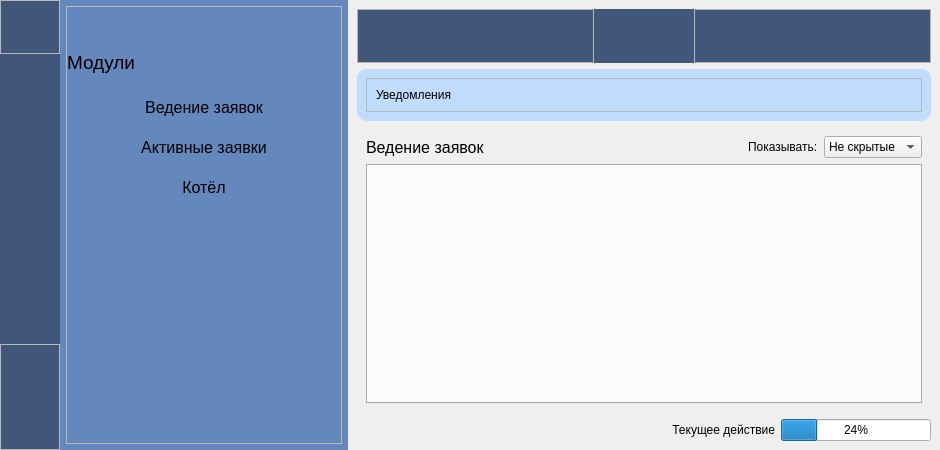
<?xml version="1.0" encoding="UTF-8"?>
<ui version="4.0">
 <class>MainWindow</class>
 <widget class="QMainWindow" name="MainWindow">
  <property name="geometry">
   <rect>
    <x>0</x>
    <y>0</y>
    <width>940</width>
    <height>450</height>
   </rect>
  </property>
  <property name="windowTitle">
   <string>Task Manager</string>
  </property>
  <property name="windowIcon">
   <iconset resource="resources.qrc">
    <normaloff>:/icons/src/icons/ico/light/paw.ico</normaloff>:/icons/src/icons/ico/light/paw.ico</iconset>
  </property>
  <property name="styleSheet">
   <string notr="true">*{
	
}
#leftMenuSubContainer{
	background-color:rgb(65, 87, 122)
}
#leftMenu{
	background-color: rgb(100, 135, 188)
}
#headerContainer{
	background-color: rgb(65, 87, 122);
}
#notificationContent{
	background-color: rgb(192, 220, 255);
	border-radius:10px;
	
}
QPushButton{
	padding: 2px 5px;

	border:none;
	background-color:transparent;
	background: none;
	padding: 0;
	margin:0;
	
}
QPushButton:hover{
	background-color: rgb(235, 235, 235);
	left: -2px;
}
QPushButton::menu-indicator {
	 image: none;
}

QToolTip { 
	background-color: white; 
	color: black; 
	border: black solid 1px
}</string>
  </property>
  <widget class="QWidget" name="centralwidget">
   <layout class="QHBoxLayout" name="horizontalLayout">
    <property name="spacing">
     <number>0</number>
    </property>
    <property name="leftMargin">
     <number>0</number>
    </property>
    <property name="topMargin">
     <number>0</number>
    </property>
    <property name="rightMargin">
     <number>0</number>
    </property>
    <property name="bottomMargin">
     <number>0</number>
    </property>
    <item alignment="Qt::AlignLeft">
     <widget class="QWidget" name="leftMenuContainer" native="true">
      <layout class="QHBoxLayout" name="horizontalLayout_2">
       <property name="spacing">
        <number>0</number>
       </property>
       <property name="leftMargin">
        <number>0</number>
       </property>
       <property name="topMargin">
        <number>0</number>
       </property>
       <property name="rightMargin">
        <number>0</number>
       </property>
       <property name="bottomMargin">
        <number>0</number>
       </property>
       <item alignment="Qt::AlignLeft">
        <widget class="QWidget" name="leftMenuSubContainer" native="true">
         <layout class="QVBoxLayout" name="verticalLayout">
          <property name="spacing">
           <number>0</number>
          </property>
          <property name="leftMargin">
           <number>0</number>
          </property>
          <property name="topMargin">
           <number>0</number>
          </property>
          <property name="rightMargin">
           <number>0</number>
          </property>
          <property name="bottomMargin">
           <number>0</number>
          </property>
          <item alignment="Qt::AlignTop">
           <widget class="QFrame" name="frame">
            <property name="frameShape">
             <enum>QFrame::StyledPanel</enum>
            </property>
            <property name="frameShadow">
             <enum>QFrame::Raised</enum>
            </property>
            <layout class="QVBoxLayout" name="verticalLayout_2">
             <property name="spacing">
              <number>0</number>
             </property>
             <property name="leftMargin">
              <number>6</number>
             </property>
             <property name="topMargin">
              <number>6</number>
             </property>
             <property name="rightMargin">
              <number>6</number>
             </property>
             <property name="bottomMargin">
              <number>6</number>
             </property>
             <item>
              <widget class="QPushButton" name="menuBtn">
               <property name="minimumSize">
                <size>
                 <width>40</width>
                 <height>40</height>
                </size>
               </property>
               <property name="maximumSize">
                <size>
                 <width>40</width>
                 <height>40</height>
                </size>
               </property>
               <property name="toolTip">
                <string>Список модулей</string>
               </property>
               <property name="text">
                <string/>
               </property>
               <property name="icon">
                <iconset resource="resources.qrc">
                 <normaloff>:/icons/src/icons/png/light/menu.png</normaloff>:/icons/src/icons/png/light/menu.png</iconset>
               </property>
               <property name="iconSize">
                <size>
                 <width>24</width>
                 <height>24</height>
                </size>
               </property>
              </widget>
             </item>
            </layout>
           </widget>
          </item>
          <item alignment="Qt::AlignBottom">
           <widget class="QFrame" name="frame_6">
            <property name="frameShape">
             <enum>QFrame::StyledPanel</enum>
            </property>
            <property name="frameShadow">
             <enum>QFrame::Raised</enum>
            </property>
            <layout class="QVBoxLayout" name="verticalLayout_8">
             <item>
              <widget class="QPushButton" name="settingsBtn">
               <property name="minimumSize">
                <size>
                 <width>40</width>
                 <height>40</height>
                </size>
               </property>
               <property name="maximumSize">
                <size>
                 <width>40</width>
                 <height>40</height>
                </size>
               </property>
               <property name="toolTip">
                <string>Настройки</string>
               </property>
               <property name="text">
                <string/>
               </property>
               <property name="icon">
                <iconset resource="resources.qrc">
                 <normaloff>:/icons/src/icons/png/light/gear.png</normaloff>:/icons/src/icons/png/light/gear.png</iconset>
               </property>
               <property name="iconSize">
                <size>
                 <width>24</width>
                 <height>24</height>
                </size>
               </property>
              </widget>
             </item>
             <item>
              <widget class="QPushButton" name="infoBtn">
               <property name="minimumSize">
                <size>
                 <width>40</width>
                 <height>40</height>
                </size>
               </property>
               <property name="maximumSize">
                <size>
                 <width>40</width>
                 <height>40</height>
                </size>
               </property>
               <property name="toolTip">
                <string>Информация о программе</string>
               </property>
               <property name="text">
                <string/>
               </property>
               <property name="icon">
                <iconset resource="resources.qrc">
                 <normaloff>:/icons/src/icons/png/light/info.png</normaloff>:/icons/src/icons/png/light/info.png</iconset>
               </property>
               <property name="iconSize">
                <size>
                 <width>24</width>
                 <height>24</height>
                </size>
               </property>
              </widget>
             </item>
            </layout>
           </widget>
          </item>
         </layout>
        </widget>
       </item>
       <item>
        <widget class="QWidget" name="leftMenu" native="true">
         <layout class="QVBoxLayout" name="verticalLayout_3" stretch="0">
          <property name="spacing">
           <number>6</number>
          </property>
          <property name="leftMargin">
           <number>6</number>
          </property>
          <property name="topMargin">
           <number>6</number>
          </property>
          <property name="rightMargin">
           <number>6</number>
          </property>
          <property name="bottomMargin">
           <number>6</number>
          </property>
          <item>
           <widget class="QFrame" name="frame_2">
            <property name="frameShape">
             <enum>QFrame::StyledPanel</enum>
            </property>
            <property name="frameShadow">
             <enum>QFrame::Raised</enum>
            </property>
            <layout class="QVBoxLayout" name="verticalLayout_4">
             <property name="spacing">
              <number>0</number>
             </property>
             <property name="leftMargin">
              <number>0</number>
             </property>
             <property name="topMargin">
              <number>0</number>
             </property>
             <property name="rightMargin">
              <number>0</number>
             </property>
             <property name="bottomMargin">
              <number>0</number>
             </property>
             <item alignment="Qt::AlignHCenter|Qt::AlignTop">
              <widget class="QStackedWidget" name="menuContents">
               <property name="layoutDirection">
                <enum>Qt::LeftToRight</enum>
               </property>
               <property name="currentIndex">
                <number>0</number>
               </property>
               <widget class="QWidget" name="modulesPage">
                <property name="layoutDirection">
                 <enum>Qt::LeftToRight</enum>
                </property>
                <layout class="QVBoxLayout" name="verticalLayout_10">
                 <property name="spacing">
                  <number>0</number>
                 </property>
                 <property name="leftMargin">
                  <number>0</number>
                 </property>
                 <property name="topMargin">
                  <number>0</number>
                 </property>
                 <property name="rightMargin">
                  <number>0</number>
                 </property>
                 <property name="bottomMargin">
                  <number>0</number>
                 </property>
                 <item>
                  <layout class="QVBoxLayout" name="verticalLayout_16">
                   <property name="spacing">
                    <number>10</number>
                   </property>
                   <property name="topMargin">
                    <number>0</number>
                   </property>
                   <item>
                    <widget class="QLabel" name="label">
                     <property name="maximumSize">
                      <size>
                       <width>16777215</width>
                       <height>40</height>
                      </size>
                     </property>
                     <property name="font">
                      <font>
                       <pointsize>14</pointsize>
                      </font>
                     </property>
                     <property name="text">
                      <string>Модули</string>
                     </property>
                    </widget>
                   </item>
                   <item>
                    <widget class="QPushButton" name="showTasksBtn">
                     <property name="minimumSize">
                      <size>
                       <width>0</width>
                       <height>30</height>
                      </size>
                     </property>
                     <property name="font">
                      <font>
                       <pointsize>12</pointsize>
                      </font>
                     </property>
                     <property name="text">
                      <string>Ведение заявок</string>
                     </property>
                    </widget>
                   </item>
                   <item>
                    <widget class="QPushButton" name="showActiveTasksBtn">
                     <property name="minimumSize">
                      <size>
                       <width>0</width>
                       <height>30</height>
                      </size>
                     </property>
                     <property name="font">
                      <font>
                       <pointsize>12</pointsize>
                      </font>
                     </property>
                     <property name="text">
                      <string>Активные заявки</string>
                     </property>
                    </widget>
                   </item>
                   <item>
                    <widget class="QPushButton" name="showPotBtn">
                     <property name="minimumSize">
                      <size>
                       <width>0</width>
                       <height>30</height>
                      </size>
                     </property>
                     <property name="font">
                      <font>
                       <pointsize>12</pointsize>
                      </font>
                     </property>
                     <property name="text">
                      <string>Котёл</string>
                     </property>
                    </widget>
                   </item>
                  </layout>
                 </item>
                </layout>
               </widget>
               <widget class="QWidget" name="settingsPage">
                <layout class="QVBoxLayout" name="verticalLayout_14">
                 <item>
                  <widget class="QLabel" name="label_6">
                   <property name="text">
                    <string>Разделы настроек</string>
                   </property>
                  </widget>
                 </item>
                 <item>
                  <widget class="QPushButton" name="generalBtn">
                   <property name="text">
                    <string>Основные</string>
                   </property>
                  </widget>
                 </item>
                 <item>
                  <widget class="QPushButton" name="connectionBtn">
                   <property name="text">
                    <string>Соединение</string>
                   </property>
                  </widget>
                 </item>
                 <item>
                  <widget class="QPushButton" name="otherBtn">
                   <property name="text">
                    <string>Другое</string>
                   </property>
                  </widget>
                 </item>
                </layout>
               </widget>
               <widget class="QWidget" name="page">
                <layout class="QVBoxLayout" name="verticalLayout_15">
                 <item>
                  <widget class="QLabel" name="label_7">
                   <property name="text">
                    <string>Информация о приложении</string>
                   </property>
                  </widget>
                 </item>
                 <item>
                  <widget class="QPlainTextEdit" name="plainTextEdit">
                   <property name="enabled">
                    <bool>false</bool>
                   </property>
                   <property name="plainText">
                    <string>Версия приложения: 2024_04_10</string>
                   </property>
                  </widget>
                 </item>
                </layout>
               </widget>
              </widget>
             </item>
            </layout>
           </widget>
          </item>
         </layout>
        </widget>
       </item>
      </layout>
     </widget>
    </item>
    <item>
     <widget class="QWidget" name="mainBodyContainer" native="true">
      <property name="sizePolicy">
       <sizepolicy hsizetype="Expanding" vsizetype="Preferred">
        <horstretch>0</horstretch>
        <verstretch>0</verstretch>
       </sizepolicy>
      </property>
      <layout class="QVBoxLayout" name="verticalLayout_5">
       <item>
        <widget class="QWidget" name="headerContainer" native="true">
         <layout class="QHBoxLayout" name="horizontalLayout_5">
          <property name="spacing">
           <number>0</number>
          </property>
          <property name="leftMargin">
           <number>0</number>
          </property>
          <property name="topMargin">
           <number>0</number>
          </property>
          <property name="rightMargin">
           <number>0</number>
          </property>
          <property name="bottomMargin">
           <number>0</number>
          </property>
          <item>
           <widget class="QFrame" name="frame_4">
            <property name="frameShape">
             <enum>QFrame::StyledPanel</enum>
            </property>
            <property name="frameShadow">
             <enum>QFrame::Raised</enum>
            </property>
            <layout class="QHBoxLayout" name="horizontalLayout_3">
             <property name="leftMargin">
              <number>6</number>
             </property>
             <property name="topMargin">
              <number>6</number>
             </property>
             <property name="rightMargin">
              <number>6</number>
             </property>
             <property name="bottomMargin">
              <number>6</number>
             </property>
             <item>
              <widget class="QPushButton" name="actionBtn">
               <property name="minimumSize">
                <size>
                 <width>40</width>
                 <height>40</height>
                </size>
               </property>
               <property name="maximumSize">
                <size>
                 <width>40</width>
                 <height>40</height>
                </size>
               </property>
               <property name="toolTip">
                <string>Действия</string>
               </property>
               <property name="text">
                <string/>
               </property>
               <property name="icon">
                <iconset resource="resources.qrc">
                 <normaloff>:/icons/src/icons/png/light/action.png</normaloff>:/icons/src/icons/png/light/action.png</iconset>
               </property>
               <property name="iconSize">
                <size>
                 <width>24</width>
                 <height>24</height>
                </size>
               </property>
              </widget>
             </item>
             <item>
              <widget class="QPushButton" name="addBtn">
               <property name="minimumSize">
                <size>
                 <width>40</width>
                 <height>40</height>
                </size>
               </property>
               <property name="maximumSize">
                <size>
                 <width>40</width>
                 <height>40</height>
                </size>
               </property>
               <property name="toolTip">
                <string>Добавить</string>
               </property>
               <property name="text">
                <string/>
               </property>
               <property name="icon">
                <iconset resource="resources.qrc">
                 <normaloff>:/icons/src/icons/png/light/add.png</normaloff>:/icons/src/icons/png/light/add.png</iconset>
               </property>
               <property name="iconSize">
                <size>
                 <width>24</width>
                 <height>24</height>
                </size>
               </property>
              </widget>
             </item>
             <item>
              <widget class="QPushButton" name="removeBtn">
               <property name="minimumSize">
                <size>
                 <width>40</width>
                 <height>40</height>
                </size>
               </property>
               <property name="maximumSize">
                <size>
                 <width>40</width>
                 <height>40</height>
                </size>
               </property>
               <property name="toolTip">
                <string>Убрать</string>
               </property>
               <property name="text">
                <string/>
               </property>
               <property name="icon">
                <iconset resource="resources.qrc">
                 <normaloff>:/icons/src/icons/png/light/remove.png</normaloff>:/icons/src/icons/png/light/remove.png</iconset>
               </property>
               <property name="iconSize">
                <size>
                 <width>24</width>
                 <height>24</height>
                </size>
               </property>
              </widget>
             </item>
             <item>
              <widget class="QPushButton" name="editBtn">
               <property name="minimumSize">
                <size>
                 <width>40</width>
                 <height>40</height>
                </size>
               </property>
               <property name="maximumSize">
                <size>
                 <width>40</width>
                 <height>40</height>
                </size>
               </property>
               <property name="toolTip">
                <string>Изменить</string>
               </property>
               <property name="text">
                <string/>
               </property>
               <property name="icon">
                <iconset resource="resources.qrc">
                 <normaloff>:/icons/src/icons/png/light/edit.png</normaloff>:/icons/src/icons/png/light/edit.png</iconset>
               </property>
               <property name="iconSize">
                <size>
                 <width>24</width>
                 <height>24</height>
                </size>
               </property>
              </widget>
             </item>
            </layout>
           </widget>
          </item>
          <item>
           <spacer name="horizontalSpacer">
            <property name="orientation">
             <enum>Qt::Horizontal</enum>
            </property>
            <property name="sizeType">
             <enum>QSizePolicy::Preferred</enum>
            </property>
            <property name="sizeHint" stdset="0">
             <size>
              <width>100</width>
              <height>20</height>
             </size>
            </property>
           </spacer>
          </item>
          <item>
           <widget class="QFrame" name="frame_5">
            <property name="frameShape">
             <enum>QFrame::StyledPanel</enum>
            </property>
            <property name="frameShadow">
             <enum>QFrame::Raised</enum>
            </property>
            <layout class="QHBoxLayout" name="horizontalLayout_4">
             <property name="spacing">
              <number>0</number>
             </property>
             <property name="leftMargin">
              <number>0</number>
             </property>
             <property name="topMargin">
              <number>0</number>
             </property>
             <property name="rightMargin">
              <number>0</number>
             </property>
             <property name="bottomMargin">
              <number>0</number>
             </property>
             <item>
              <widget class="QPushButton" name="notificationBtn">
               <property name="minimumSize">
                <size>
                 <width>40</width>
                 <height>40</height>
                </size>
               </property>
               <property name="maximumSize">
                <size>
                 <width>40</width>
                 <height>40</height>
                </size>
               </property>
               <property name="toolTip">
                <string>Уведомления</string>
               </property>
               <property name="text">
                <string/>
               </property>
               <property name="icon">
                <iconset resource="resources.qrc">
                 <normaloff>:/icons/src/icons/png/light/bell.png</normaloff>:/icons/src/icons/png/light/bell.png</iconset>
               </property>
               <property name="iconSize">
                <size>
                 <width>24</width>
                 <height>24</height>
                </size>
               </property>
              </widget>
             </item>
            </layout>
           </widget>
          </item>
         </layout>
        </widget>
       </item>
       <item>
        <widget class="QWidget" name="notificationContent" native="true">
         <property name="font">
          <font>
           <pointsize>10</pointsize>
          </font>
         </property>
         <layout class="QVBoxLayout" name="verticalLayout_6">
          <item>
           <widget class="QFrame" name="frame_3">
            <property name="frameShape">
             <enum>QFrame::StyledPanel</enum>
            </property>
            <property name="frameShadow">
             <enum>QFrame::Raised</enum>
            </property>
            <layout class="QVBoxLayout" name="verticalLayout_7">
             <item>
              <widget class="QLabel" name="label_2">
               <property name="text">
                <string>Уведомления</string>
               </property>
              </widget>
             </item>
            </layout>
           </widget>
          </item>
         </layout>
        </widget>
       </item>
       <item>
        <widget class="QWidget" name="mainBodyContent" native="true">
         <layout class="QVBoxLayout" name="verticalLayout_9">
          <property name="spacing">
           <number>0</number>
          </property>
          <property name="leftMargin">
           <number>0</number>
          </property>
          <property name="topMargin">
           <number>0</number>
          </property>
          <property name="rightMargin">
           <number>0</number>
          </property>
          <property name="bottomMargin">
           <number>0</number>
          </property>
          <item>
           <widget class="QStackedWidget" name="mainContents">
            <property name="currentIndex">
             <number>0</number>
            </property>
            <widget class="QWidget" name="taskManagerPage">
             <layout class="QVBoxLayout" name="verticalLayout_11">
              <item>
               <layout class="QHBoxLayout" name="horizontalLayout_7">
                <item>
                 <widget class="QLabel" name="label_4">
                  <property name="font">
                   <font>
                    <pointsize>12</pointsize>
                   </font>
                  </property>
                  <property name="text">
                   <string>Ведение заявок</string>
                  </property>
                 </widget>
                </item>
                <item>
                 <spacer name="horizontalSpacer_2">
                  <property name="orientation">
                   <enum>Qt::Horizontal</enum>
                  </property>
                  <property name="sizeHint" stdset="0">
                   <size>
                    <width>40</width>
                    <height>20</height>
                   </size>
                  </property>
                 </spacer>
                </item>
                <item>
                 <layout class="QHBoxLayout" name="horizontalLayout_6">
                  <item>
                   <widget class="QLabel" name="label_9">
                    <property name="text">
                     <string>Показывать:</string>
                    </property>
                   </widget>
                  </item>
                  <item>
                   <widget class="QComboBox" name="task_status">
                    <item>
                     <property name="text">
                      <string>Не скрытые</string>
                     </property>
                    </item>
                    <item>
                     <property name="text">
                      <string>Скрытые</string>
                     </property>
                    </item>
                    <item>
                     <property name="text">
                      <string>Все</string>
                     </property>
                    </item>
                   </widget>
                  </item>
                 </layout>
                </item>
               </layout>
              </item>
              <item>
               <widget class="QTabWidget" name="taskManagerTab">
                <property name="currentIndex">
                 <number>-1</number>
                </property>
               </widget>
              </item>
             </layout>
            </widget>
            <widget class="QWidget" name="activeTaskPage">
             <layout class="QVBoxLayout" name="verticalLayout_12">
              <item>
               <widget class="QLabel" name="label_3">
                <property name="font">
                 <font>
                  <pointsize>12</pointsize>
                 </font>
                </property>
                <property name="text">
                 <string>Активные заявки</string>
                </property>
               </widget>
              </item>
              <item>
               <widget class="QTabWidget" name="activeTaskTab">
                <property name="currentIndex">
                 <number>-1</number>
                </property>
               </widget>
              </item>
             </layout>
            </widget>
            <widget class="QWidget" name="potPage">
             <layout class="QVBoxLayout" name="verticalLayout_13">
              <item>
               <widget class="QLabel" name="label_5">
                <property name="font">
                 <font>
                  <pointsize>12</pointsize>
                 </font>
                </property>
                <property name="text">
                 <string>Котёл</string>
                </property>
               </widget>
              </item>
              <item>
               <widget class="QTabWidget" name="potTab"/>
              </item>
             </layout>
            </widget>
            <widget class="QWidget" name="page_2">
             <layout class="QVBoxLayout" name="verticalLayout_17">
              <item>
               <widget class="QLabel" name="label_8">
                <property name="font">
                 <font>
                  <pointsize>12</pointsize>
                 </font>
                </property>
                <property name="text">
                 <string>Настройки</string>
                </property>
               </widget>
              </item>
              <item>
               <widget class="QListWidget" name="listWidget"/>
              </item>
             </layout>
            </widget>
           </widget>
          </item>
         </layout>
        </widget>
       </item>
       <item>
        <layout class="QHBoxLayout" name="horizontalLayout_8">
         <item>
          <widget class="QLabel" name="label_action_now">
           <property name="text">
            <string>Текущее действие</string>
           </property>
           <property name="alignment">
            <set>Qt::AlignRight|Qt::AlignTrailing|Qt::AlignVCenter</set>
           </property>
          </widget>
         </item>
         <item>
          <widget class="QProgressBar" name="progressBar">
           <property name="maximumSize">
            <size>
             <width>150</width>
             <height>16777215</height>
            </size>
           </property>
           <property name="value">
            <number>24</number>
           </property>
          </widget>
         </item>
        </layout>
       </item>
      </layout>
     </widget>
    </item>
   </layout>
  </widget>
 </widget>
 <resources>
  <include location="resources.qrc"/>
 </resources>
 <connections/>
</ui>
